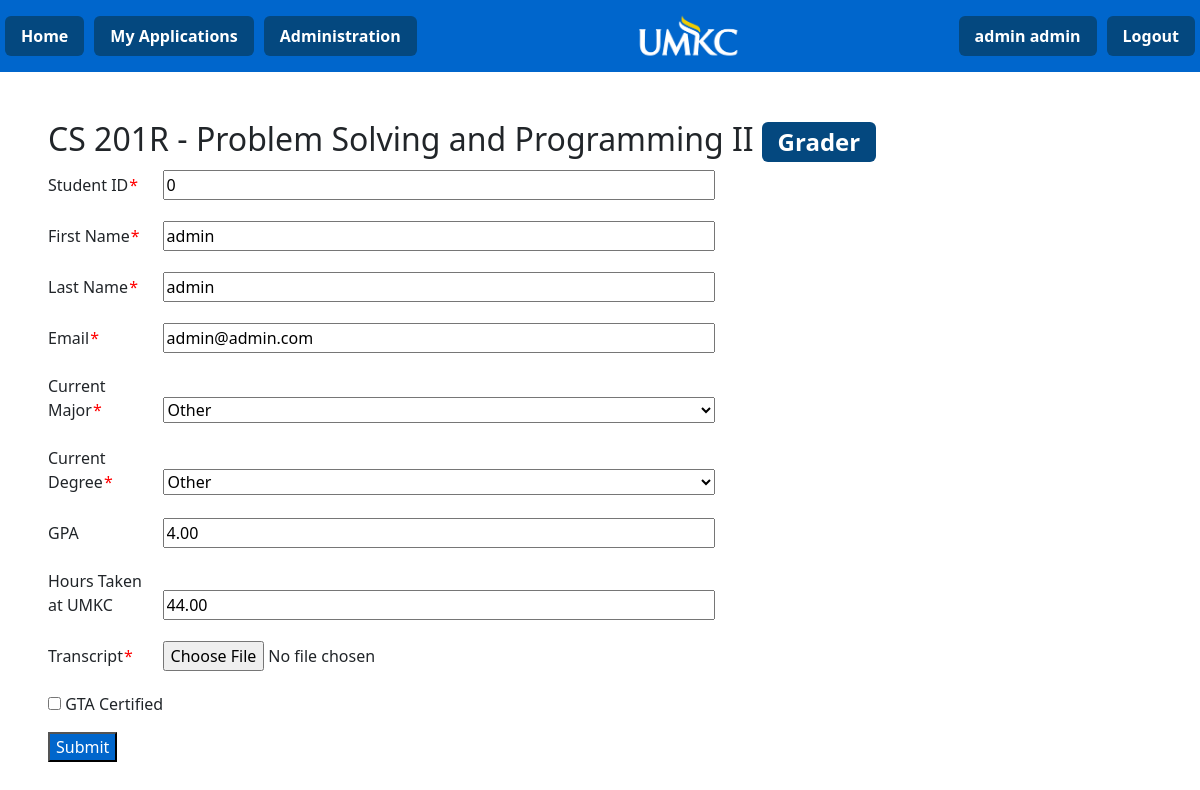
Screenshot of /apply/1 (signed in) with the database file from the repository.
### gta/model/models.py (models this page shows, shortened)
class Users(UserMixin, db.Model):
    __tablename__ = "Users"
    user_id = db.Column(db.Integer, primary_key=True)
    user_fname = db.Column(db.String(25), nullable=False)
    user_lname = db.Column(db.String(25), nullable=False)
    user_email = db.Column(db.String(25), nullable=False, unique=True)
    role = db.Column(db.Integer, db.ForeignKey("Roles.role_id"), nullable=False)
    major = db.Column(db.Integer, db.ForeignKey("Majors.major_id"), nullable=False)
    degree = db.Column(db.Integer, db.ForeignKey("Degrees.degree_id"), nullable=False)
    gpa = db.Column(db.Numeric(3,2))
    hours = db.Column(db.Numeric(3,2))
    user_pass = db.Column(db.String)
    role_relation = db.relationship('Roles', backref='users', lazy=True)
    major_relation = db.relationship('Majors', backref='users', lazy=True)
    degree_relation = db.relationship('Degrees', backref='users', lazy=True)

class Courses(db.Model):
    __tablename__ = "Courses"
    course_id = db.Column(db.Integer, primary_key=True)
    course_name = db.Column(db.String(25), nullable=False)
    course_level = db.Column(db.String(50), nullable=False)
    major_id = db.Column(db.Integer, db.ForeignKey("Majors.major_id"))

class Roles(db.Model):
    __tablename__ = "Roles"
    role_id = db.Column(db.Integer, primary_key=True)
    role_name = db.Column(db.String(25), nullable=False)

### gta/form/routes.py (the view, shortened to what this page needs)
@login_required
@fbp.route('/apply/<job_id>', methods=['POST', 'GET'])
def Apply(job_id):
    try:
        u = db.session.execute(db.Select(Users.user_id, Users.user_fname, Users.user_lname, Users.user_email, Users.major, Majors.major_name, Users.degree, Degrees.degree_name, Users.gpa, Users.hours).where(session['_user_id'] == Users.user_id).where(Users.major == Majors.major_id).where(Users.degree == Degrees.degree_id)).first()
        user = DBUser(u)
        j = db.session.execute(db.Select(Jobs.job_id, Roles.role_name, Jobs.course_required, Courses.course_name, Courses.course_level, Jobs.certification_required, Jobs.status).where(Jobs.job_id == job_id).where(Jobs.role_id == Roles.role_id).where(Jobs.course_required == Courses.course_id)).first()
        job = DBJob(j)
        form = ApplyForm()
        form.user_id.default = user.user_id
        form.user_fname.default = user.user_fname
        form.user_lname.default = user.user_lname
        form.user_email.default = user.user_email
        form.user_major.default = user.major_id
        form.user_degree.default = user.degree_id
        form.user_gpa.default = user.user_gpa
        form.user_hours.default = user.user_hours
        form.process()
        return render_template("apply.html", form=form, job=job)
    except:
        return redirect(url_for("form.LoginPage"))

### gta/form/forms.py
class ApplyForm(RegisterForm):
    user_pass = None
    user_confirm_pass = None
    gta_cert = FileField("GTA Certification")
    transcript = FileField("Transcript",validators=[DataRequired()])

### gta/main/routes.py (called while the page is built)
@login_manager.user_loader
def load_user(user_id):
    return Users.query.get(int(user_id))

### gta/templates/apply.html (shortened to what this page needs)
{% from 'bootstrap5/form.html' import render_form, render_field, render_form_row %}
{% extends 'base.html' %}
{% block content %}
<h2>{{ job.course_name }} - {{ job.course_level }} <span class="badge badge-primary">{{ job.role }}</span></h2>
<form method="POST" enctype="multipart/form-data">
    {{ render_field(form.user_id, class="input-width") }}
    {{ render_field(form.user_fname, class="input-width") }}
    {{ render_field(form.user_lname, class="input-width") }}
    {{ render_field(form.user_email, class="input-width") }}
    {{ render_field(form.user_major, class="input-width") }}
    {{ render_field(form.user_degree, class="input-width") }}
    {{ render_field(form.user_gpa, class="input-width") }}
    {{ render_field(form.user_hours, class="input-width") }}
    {{ render_field(form.transcript, class="input-width") }}
    <div class="mb-3">
        <input type="checkbox" id="toggleGtaCert" name="toggleGtaCert">
        <label for="toggleGtaCert">GTA Certified</label>
    </div>
    <div class="mb-3">
        {{ render_field(form.submit, class="submit-button") }}
    </div>
</form>
{% endblock %}

### gta/templates/base.html (shortened to what this page needs)
{% from 'bootstrap5/nav.html' import render_nav_item %}
<!DOCTYPE html>
    <head>
        {% block styles %}
            {{ bootstrap.load_css() }}
            <link rel="stylesheet" href="{{ url_for('static', filename='style.css')}}" type="text/css">
        {% endblock %}
    </head>
    <body>
        <nav class="navbar navbar-extended-sm my-navbar">
            <div class="navbar navbar-nav mr-auto">
                <ul class="nav nav-pills">
                    <li class="nav-item" name="nav-home" style="margin-inline: 5px;">
                    {{ render_nav_item('main.Home', 'Home') }}
                    </li>
                    {% if current_user.is_authenticated %}
                        <li class="nav-item" name="nav-applications" style="margin-inline: 5px;">
                        {{ render_nav_item('main.ApplicationsPage', 'My Applications') }}
                        </li>
                        {% if current_user.role == 5%}
                            <li class="nav-item" name="nav-admin" style="margin-inline: 5px;">
                            {{ render_nav_item('main.AdminPage', 'Administration') }}
                            </li>
                        {% endif %}
                    {% endif %}
                </ul>
            </div>
            <div class="navbar-center">
                <img src="{{ url_for('static', filename='images/umkc_transparent.png') }}" alt="UMKC Logo" style="max-height: 50px;">
            </div>
            <div class="navbar navbar-nav ml-auto">
                <ul class="nav nav-pills">
                    {% if current_user.is_authenticated %}
                        <li class="nav-item" name="nav-profile" style="margin-inline: 5px;">
                            {{ render_nav_item('form.ProfilePage', current_user.user_fname ~ ' ' ~ current_user.user_lname) }}
                        </li>
                        <li class="nav-item" name="nav-logout" style="margin-inline: 5px;">
                            {{ render_nav_item('main.Logout', 'Logout')}}
                        </li>
                    {% endif %}
                </ul>
            </div>
        </nav>
    <main class="m-4 p-4">
        {% block content %}
        {% endblock %}
    </main>
    </body>
</html>

### gta/static/style.css (style rules this page uses)
.input-width { width: 50%; }
.form-label { width: 10%; }
.required .form-label::after { color: red; content: "*"; padding-left: 1%; }
.submit-button { background-color: var(--light-blue); color: var(--white); }
.my-navbar { background-color: var(--light-blue); color: var(--dark-blue); }
.nav-pills .nav-link { background-color: var(--dark-blue); color: var(--white); font-weight: bold; }
.badge-primary { background-color: var(--dark-blue); color: var(--white); }
input::placeholder { font-weight: bold; color: var(--search-input-blue); }
.my-navbar { display: flex; justify-content: space-between; align-items: center; }
.navbar-center { flex-grow: 1; display: flex; justify-content: center; }
.navbar-center img { max-height: 50px; }

### rows the page displays
Users: user_fname+user_lname "admin admin", user_id "0", user_fname "admin", user_lname "admin", user_email "admin@admin.com"
Courses: course_name "CS 201R", course_level "Problem Solving and Programming II"
Roles: role "Grader"

### other values shown
{{ render_nav_item('main.Home', 'Home') }} "Home"
{{ render_nav_item('main.ApplicationsPage', 'My Applications') }} "My Applications"
{{ render_nav_item('main.AdminPage', 'Administration') }} "Administration"
{{ render_nav_item('main.Logout', 'Logout') }} "Logout"
